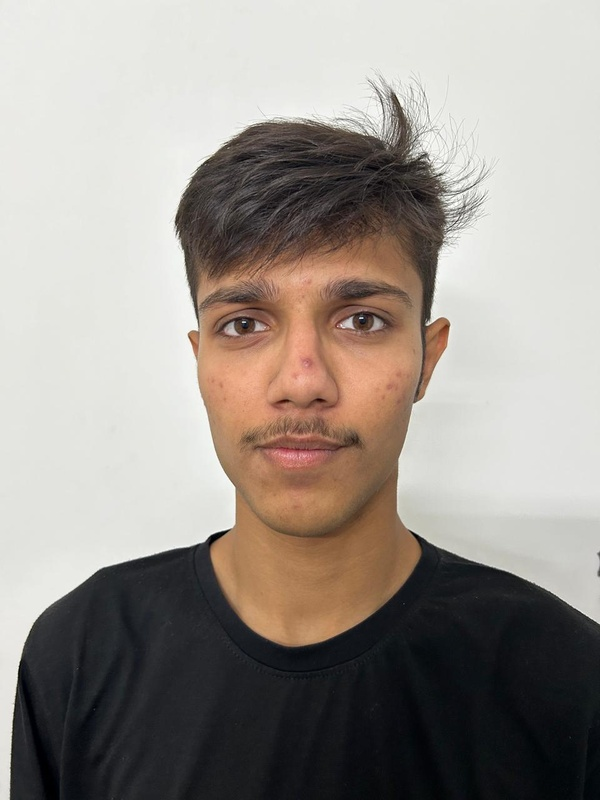
#> input picture inputs/sawan.jpeg, 600 x 800 px, shrunk from 960 x 1280 before the run
$ jupyter execute --allow-errors seamlessclone.ipynb
#> lines starting #> are read from the running program, lines starting #| are printed output that depends on the picture
[cell 1]
import cv2
import dlib
import numpy as np
from matplotlib import pyplot as plt

# Loading base images and coverting them to grayscale
face = cv2.imread("./inputs/sawan.jpeg")
#> face is the input picture: shape (800, 600, 3); mean B, G, R 141.4, 148, 155.1
body = cv2.imread("./inputs/jaimin.jpeg")
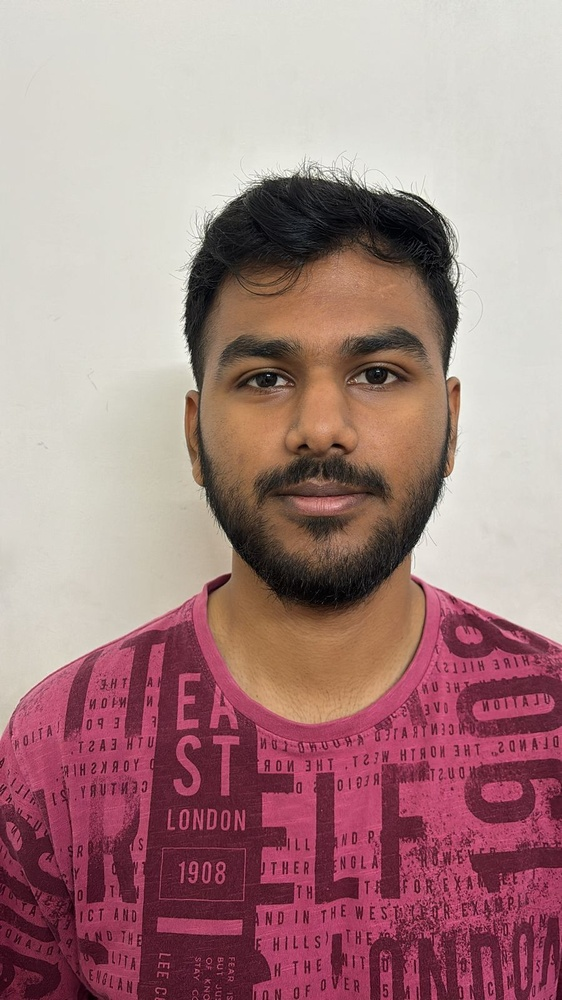
#> input picture inputs/jaimin.jpeg, 562 x 1000 px, shrunk from 900 x 1600 before the run
#> body is the input picture: shape (1000, 562, 3); mean B, G, R 133.1, 132.4, 168.7

[cell 2]
face_gray = cv2.cvtColor(face, cv2.COLOR_BGR2GRAY)
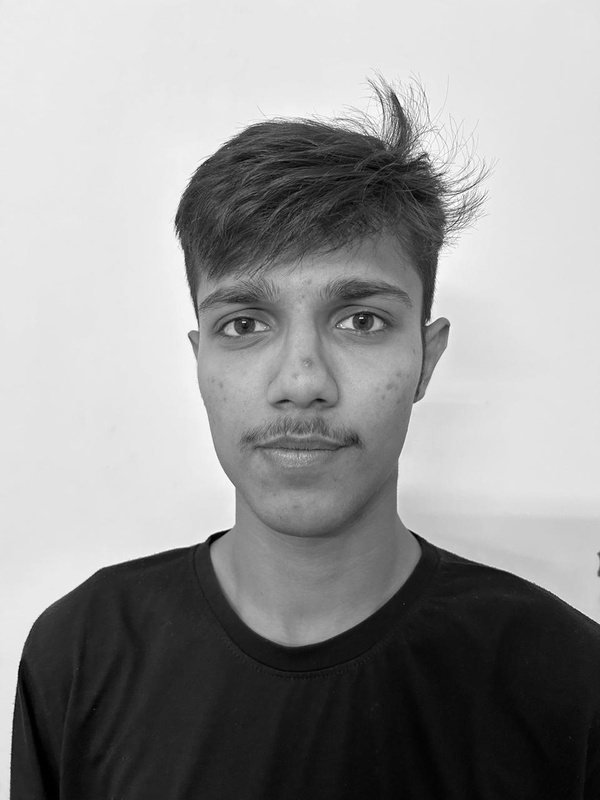
#> face_gray: shape (800, 600); min 0, max 255, mean 149.3
body_gray = cv2.cvtColor(body, cv2.COLOR_BGR2GRAY)
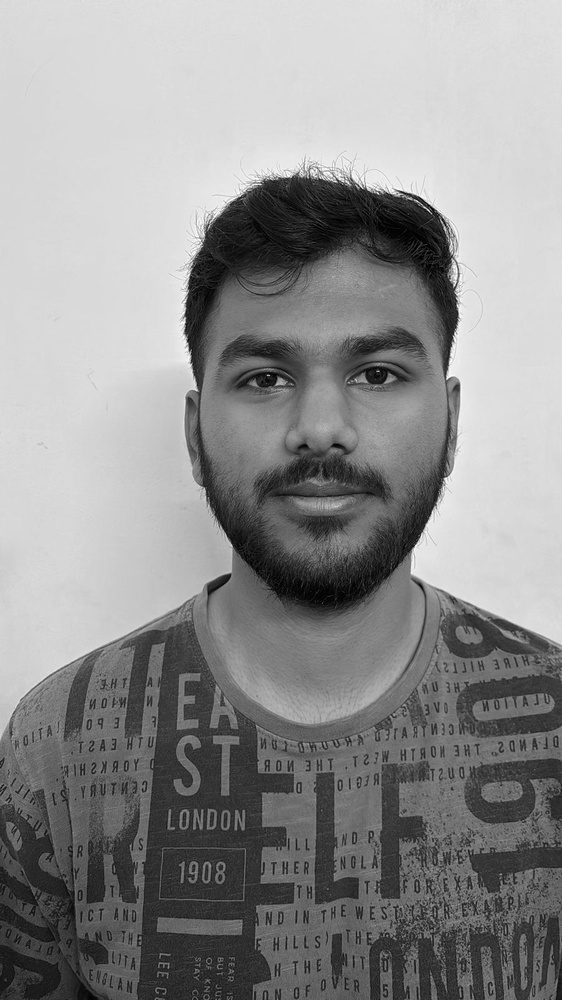
#> body_gray: shape (1000, 562); min 0, max 255, mean 143.4

# Create empty matrices in the images' shapes
height, width = face_gray.shape
#> height = 800; width = 600
mask = np.zeros((height, width), np.uint8)

height, width, channels = body.shape
#> height = 1000; width = 562; channels = 3

#> (a cell that did not finish here is left out)

#> (a cell that did not finish here is left out)

#> (a cell that did not finish here is left out)

We can now get the landmarks and generate the convex hull for the second person.

#> (a cell that did not finish here is left out)

To fit the first person's face into the second one's body, we  will distort the triangles generated to so that they have the same dimentions of the ones created with the landmarks of the second person, this will warp the face of the first person to fit the facial features of the second one.

[cell 7]
lines_space_new_face = np.zeros((height, width, channels), np.uint8)
body_new_face = np.zeros((height, width, channels), np.uint8)

height, width = face_gray.shape
#> height = 800; width = 600
lines_space_mask = np.zeros((height, width), np.uint8)


#> (the rest of this cell did not finish here and is left out)
